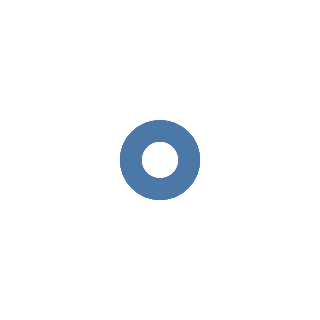

The cell this chart's notebook holds for it:
### Markdown cell above
## Marks and Encodings

With a chart object in hand, we can now specify how we would like the data to be visualized. We first indicate what kind of graphical *mark* (geometric shape) we want to use to represent the data. We can set the `mark` attribute of the chart object using the the `Chart.mark_*` methods.

For example, we can show the data as a point using `Chart.mark_point()`:

### Code cell
alt.Chart(df).mark_point()

### Figure 1 — Vega-Lite specification as saved in the notebook (floating-point values rounded to 4 significant figures)
{"config": {"view": {"continuousWidth": 400, "continuousHeight": 300}}, "data": {"name": "data-fdfbb22e8e0e89f6556d8a3b434b0c97"}, "mark": "point", "$schema": "https://vega.github.io/schema/vega-lite/v4.0.2.json", "datasets": {"data-fdfbb22e8e0e89f6556d8a3b434b0c97": [{"city": "Seattle", "month": "Apr", "precip": 2.68}, {"city": "Seattle", "month": "Aug", "precip": 0.87}, {"city": "Seattle", "month": "Dec", "precip": 5.31}, {"city": "New York", "month": "Apr", "precip": 3.94}, {"city": "New York", "month": "Aug", "precip": 4.13}, {"city": "New York", "month": "Dec", "precip": 3.58}, {"city": "Chicago", "month": "Apr", "precip": 3.62}, {"city": "Chicago", "month": "Aug", "precip": 3.98}, {"city": "Chicago", "month": "Dec", "precip": 2.56}]}}
